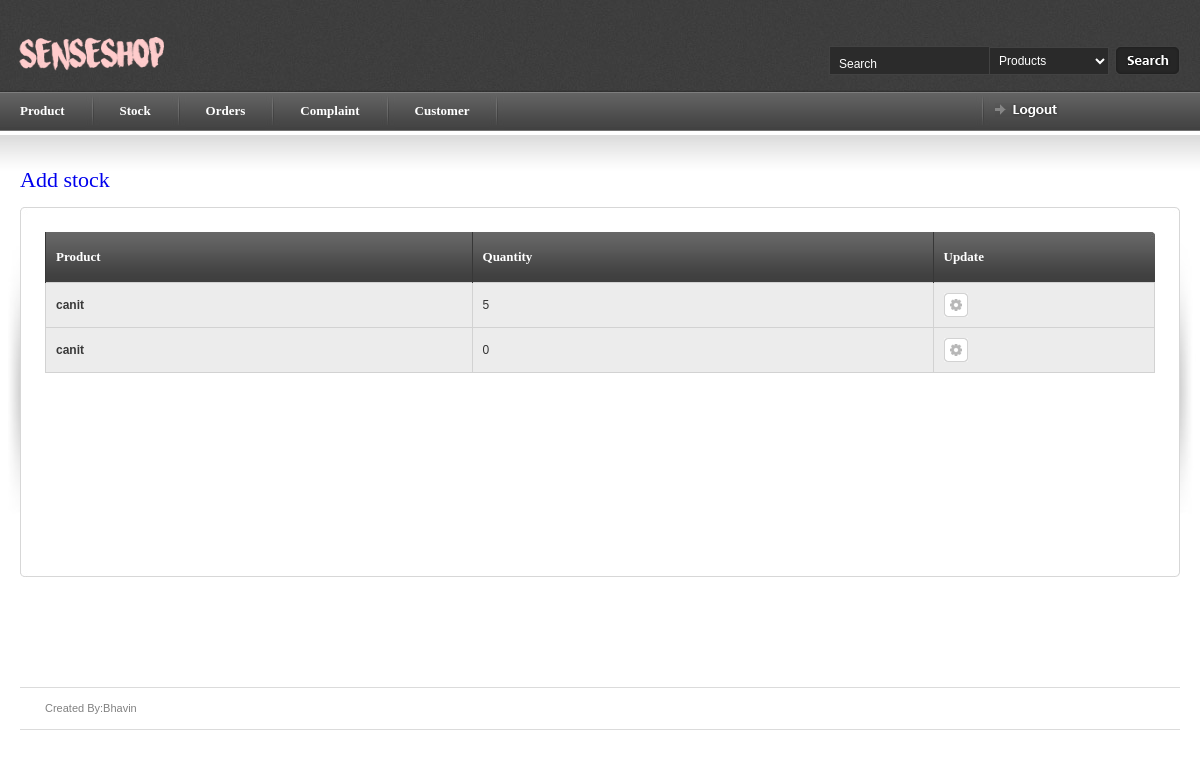
Before: /myadmin/stock (signed in) with the older database file.
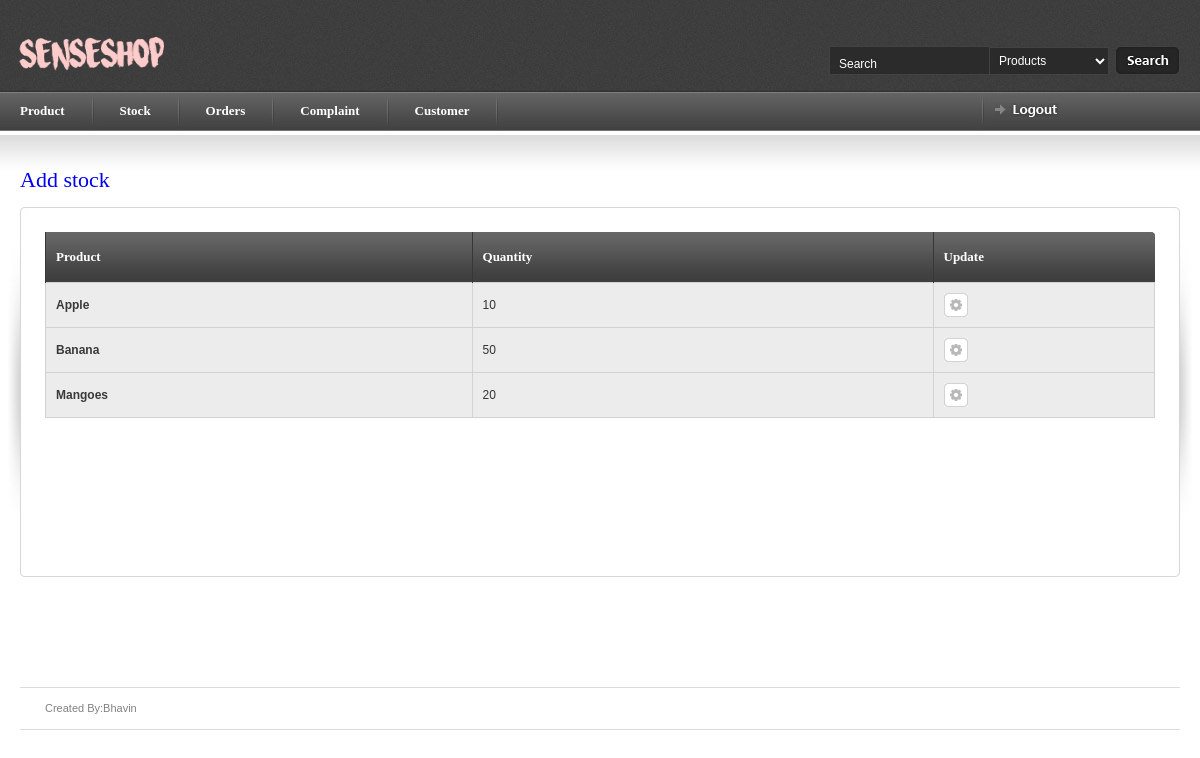
After: the same page with the newer database file.
### myadmin/models.py (models this page shows, shortened)
class stock(models.Model):
    pro_id = models.ForeignKey(product, on_delete=models.CASCADE,related_name='product_primary')
    quantity = models.DecimalField(max_digits=3,decimal_places=0)
    flag = models.DecimalField(max_digits=2,decimal_places=0,null=True,blank=True,default=0)

class product(models.Model):
    pro_name = models.CharField(max_length=250, unique=True)
    au_id = models.DecimalField(max_digits=20,decimal_places=0,unique=True)
    pro_price = models.DecimalField(max_digits=5, decimal_places=0)
    prodct_dec =models.CharField(max_length=1000)
    flag =models.DecimalField(max_digits=2,decimal_places=0,null=True,blank=True,default=0)
    def __str__(self):
      return self.pro_name

### myadmin/views.py (the view)
# urls.py: url(r'^myadmin/stock$', b.StockIndexView.as_view(), name='stock'),
class StockIndexView(generic.ListView):
    template_name = 'stock.html'
    context_object_name = 'stock'
    model = stock
    paginate_by = 5
    def get_queryset(self):
        return stock.objects.all()
    def dispatch(self,request ,*args, **kwargs):
        if request.session.has_key('myadmin'):
            a = 'hello'
        else:
            return redirect('index')
        return super(StockIndexView, self).dispatch(request,*args, **kwargs)

### myadmin/templates/stock.html (shortened to what this page needs)
{% load staticfiles %}
{% include 'article_start.html' %}
<div id="page-heading">
    <h1><a href="{% url 'stock_add' %}">Add stock</a></h1>
</div>
<table border="0" width="100%" cellpadding="0" cellspacing="0" id="content-table">
    <tr>
        <th rowspan="3" class="sized"><img src="{% static 'images/shared/side_shadowleft.jpg'%}" width="20" height="300" alt="" /></th>
        <th class="topleft"></th>
        <td id="tbl-border-top">&nbsp;</td>
        <th class="topright"></th>
        <th rowspan="3" class="sized"><img src="{% static 'images/shared/side_shadowright.jpg'%}" width="20" height="300" alt="" /></th>
    </tr>
<tr>
    <td id="tbl-border-left"></td>
    <td>
        <div id="content-table-inner">
            <div id="table-content">
                <form id="mainform" action="">
                    <table border="0" width="100%" cellpadding="0" cellspacing="0" id="product-table">
                     <tr>
                        <th class="table-header-repeat line-left"><a>Product</a></th>
                        <th class="table-header-repeat line-left"><a>Quantity</a></th>
                        <th class="table-header-options line-left"><a>Update</a></th>
                    </tr>
                        {% for stk in stock %}
                        <tr class="alternate-row">
                            <td><a href="{% url 'product_detail' stk.pro_id_id %}"> <b>{{ stk.pro_id }}</b></a></td>
                            <td> {{ stk.quantity }}</td>
                            <td> <a href="{% url "stock_update" stk.id %}" title="Edit" class="icon-1 info-tooltip"> </a></td>
                        </tr>
                    {% endfor %}
                    </table>
                    </form>
        </div>
 </div>
			</td>
		<td id="tbl-border-right"></td>
	</tr>
	<tr>
		<th class="sized bottomleft"></th>
		<td id="tbl-border-bottom">&nbsp;</td>
		<th class="sized bottomright"></th>
	</tr>
	</table>
</div>
{% include 'article_close.html' %}

### myadmin/templates/article_start.html (shortened to what this page needs)
{% load staticfiles %}
{% load pwa %}
<!DOCTYPE html PUBLIC "-//W3C//DTD XHTML 1.0 Strict//EN" "http://www.w3.org/TR/xhtml1/DTD/xhtml1-strict.dtd">
<html xmlns="http://www.w3.org/1999/xhtml">
<head>
<link rel="stylesheet" href="{% static 'css/screen.css'%} " type="text/css" media="screen" title="default" />
<link rel="stylesheet" href="{% static 'css/datePicker.css'%}" type="text/css" />
</head>
<body>
<div id="page-top-outer">
<div id="page-top">
	<div id="logo">
	<a href="{% url 'myadmin' %}"><img src="{% static 'images/shared/logo.png'%}" width="156" height="40" alt="" /></a>
	</div>
	<div id="top-search">
	<form action="{% url 'myadmin_search' %}" method="POST">
		<table border="0" cellpadding="0" cellspacing="0">
		<tr>
		<td><input type="text" id="query" style="width:140px" name="query" value="Search" onblur="if (this.value=='') { this.value='Search'; }" onfocus="if (this.value=='Search') { this.value=''; }" class="top-search-inp" /></td>
		<td>
		<select id="table" name="table" class="styledselect">
			<option value="product">Products</option>
		</select>
		</td>
		<td>
		<input type="image" src="{% static 'images/shared/top_search_btn.gif'%}"  />
		</td>
		</tr>
		</table>
	</form>
	</div>
</div>
</div>
<div class="nav-outer-repeat">
<div class="nav-outer">
		<div id="nav-right">
			<div class="nav-divider">&nbsp;</div>
			<a href="{% url 'myadmin_logout' %}" id="logout"><img src="{% static 'images/shared/nav/nav_logout.gif'%}" width="64" height="14" alt="" /></a>
		</div>
		<div class="nav">
		<div class="table">
		<ul class="select">
			<li><a href="{% url 'product' %} "><b>Product</b></a></li></ul>
			<div class="nav-divider">&nbsp;</div>
			<ul class="select">
				<li><a href="{% url 'stock' %}"><b>Stock</b></a></li></ul>
			<div class="nav-divider">&nbsp;</div>
			<ul class="select">
				<li><a href="{% url 'orders' %}"><b>Orders</b></a></li></ul>
				<div class="nav-divider">&nbsp;</div>
			<ul class="select">
			<li><a href="{% url 'complaint' %}"><b>Complaint</b></a></li></ul>
			<div class="nav-divider">&nbsp;</div>
			<ul class="select">
			<li><a href="{% url 'customer' %}"><b>Customer</b></a></li></ul>
			<div class="nav-divider">&nbsp;</div>
		</div>
		</div>
</div>
</div>
<div id="content-outer">
<div id="content">

### myadmin/templates/article_close.html (shortened to what this page needs)
</div>
<div id="footer">
	<div id="footer-left">
   		Created By:Bhavin</div>
</div>
</body>
</html>

Changed rows visible on the page:
removed stock: pro_id "canit", quantity "5"
removed stock: pro_id "canit", quantity "0"
added stock: pro_id "Apple", quantity "10"
added stock: pro_id "Banana", quantity "50"
added stock: pro_id "Mangoes", quantity "20"
